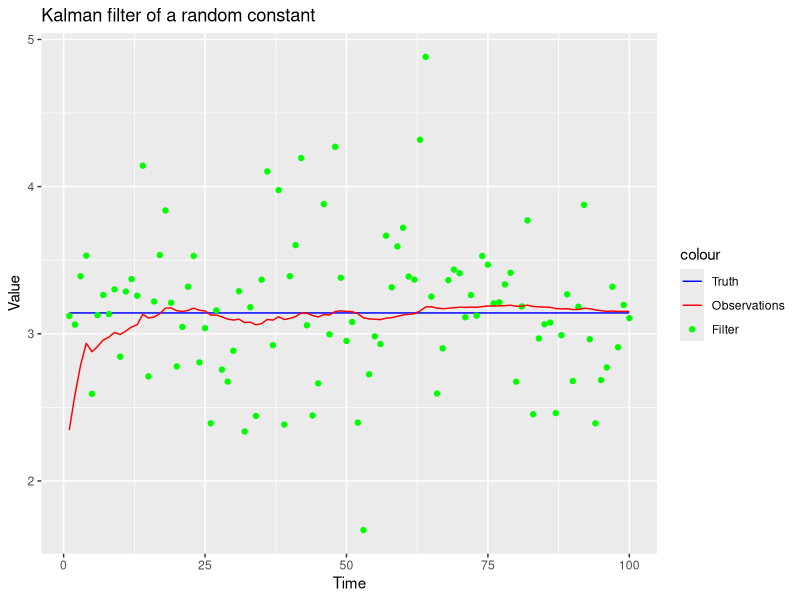

Source code (R):
# Author: Eric Kalosa-Kenyon
# Fiter a constant from observations with random noise all in 1d
#   i.e. use the simplest possible model
#
# Process model:
#   x_k = x_(k-1) + w_k         i.e. AR(1), state transition = A = 1
# Observation model:
#   z_k = x_k + v_k             i.e. H = 1

rm(list=ls())
set.seed(33)

library(ggplot2)

# Set parameters
const = pi
Q = 10^(-5)     # process noise
R = 1/2         # measurement noise
x0 = rnorm(1, mean=const, sd=Q)

nk = 100 # 100 points indexed by k \in 1:100

# Allocate simulation objects
xs = matrix(NA, nk, 1)  # Process
xs[1] = x0
zs = matrix(NA, nk, 1)  # Observations
zs[1] = rnorm(1, mean=xs[1], sd=R)

# Perform simulation
for(i in 2:nk){
    xs[i] = rnorm(1, mean=xs[i-1], sd=Q)    # propagate process
    zs[i] = rnorm(1, mean=xs[i], sd=R)      # observation of propagated process
}

# Filter the process observations
xspr = matrix(NA, nk, 1)    # prior guess for observation
xspo = matrix(NA, nk, 1)    # posterior guess for observation
erpr = matrix(NA, nk, 1)    # prior error estimate
erpo = matrix(NA, nk, 1)    # posterior error estimate
ks = matrix(NA, nk, 1)      # kalman gain filters

# Source: Welch & Bishop, An Introduction to the Kalman Filter (2006)

xspr[1] = xs[1]/2   # initial guesses (in reality xs are completely unavailable)
erpr[1] = Q + R
ks[1] = erpr[1] * (erpr[1] + R)^(-1)
xspo[1] = xspr[1] + ks[1]*(zs[1] - xspr[1])
erpo[1] = (1-ks[1])*erpr[1]

for(i in 2:nk){
    xspr[i] = xspo[i-1]                     # prior guess based on proc. model
    erpr[i] = erpo[i-1] + Q                 # error prior
    ks[i] = erpr[i] * (erpr[i] + R)^(-1)    # kalman gain
    innov = zs[i] - xspr[i]                 # difference between prior and obsv
    xspo[i] = xspr[i] + ks[i]*innov         # kalman filter
    erpo[i] = (1-ks[i])*erpr[i]             # posterior estimate of obsv error
}

# TODO: plot everything
pltdf = data.frame(
                   time=1:nk,
                   truth=xs,
                   observations=zs,
                   prior=xspr,
                   posterior=xspo
                   )
plt = ggplot(pltdf, aes(x=time)) +
    geom_line(aes(y=truth, color="blue")) + # process
    geom_point(aes(y=observations, color="red")) + # observations
    geom_line(aes(y=posterior, color="green")) + # filtered guesses
    labs(
         title="Kalman filter of a random constant",
         x="Time", y="Value"
         ) +
    scale_color_manual(
                       labels=c("Truth", "Observations", "Filter"),
                       values=c("blue", "red", "green")
                       )

# TODO: grid with different observation noises and initial guess errors,
#       test convergence rates and plot histograms for credible bands on those
#       rates.

# TODO: write blog post about this
# TODO: track a stock price from this
